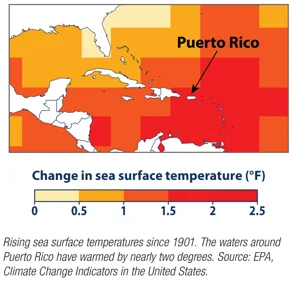
#> input picture asset_run_history/2026-06-08/0352_UTC/data/assets/thumbs/ast_99d9a78f563dbe.webp, 300 x 281 px
$ python build_hsd_apq001_quarantine_4x5_render_sandbox_v1.py --source-candidate ../asset_run_history/2026-06-08/0352_UTC/data/assets/thumbs/ast_99d9a78f563dbe.webp --reference-render ../asset_run_history/2026-06-08/0352_UTC/data/assets/thumbs/ast_a8af8f0c8e1938.webp
#> lines starting #> are read from the running program, lines starting #| are printed output that depends on the picture
### hsd_run_io.py
from __future__ import annotations

import csv
import io
import json
import os
import re
from pathlib import Path
from typing import Any, Callable, Dict, Iterable, List, Sequence


DEFAULT_VOLATILE_JSON_KEYS = frozenset(
    {
        "compiled_at",
        "compiled_at_local",
        "compiled_at_utc",
        "generated_at",
        "generated_at_local",
        "generated_at_utc",
        "reviewed_at",
        "reviewed_at_local",
        "reviewed_at_utc",
    }
)
DEFAULT_VOLATILE_JSON_SUFFIXES = (
    "_compiled_at",
    "_compiled_at_local",
    "_compiled_at_utc",
    "_generated_at",
    "_generated_at_local",
    "_generated_at_utc",
    "_reviewed_at",
    "_reviewed_at_local",
    "_reviewed_at_utc",
)
DEFAULT_VOLATILE_MARKDOWN_PREFIXES = (
    "Generated:",
    "Draft-copy generated at UTC:",
)


def run_output_dir() -> Path | None:
    raw = os.environ.get("HSD_RUN_OUTPUT_DIR", "").strip()
    if not raw:
        return None
    return Path(raw).resolve()


def output_path(path: str | Path) -> Path:
    p = Path(path)
    if p.is_absolute():
        return p
    root = run_output_dir()
    return root / p if root else p


# [18 lines left out: functions input_candidates, input_path, not called in this run]


def exists(path: str | Path) -> bool:
    return input_path(path).exists()


def is_file(path: str | Path) -> bool:
    return input_path(path).is_file()


def is_dir(path: str | Path) -> bool:
    return input_path(path).is_dir()


def _read_existing_text(path: Path, encoding: str) -> str | None:
    if not path.exists():
        return None
    try:
        return path.read_text(encoding=encoding)
    except Exception:
        return None


def _write_text_if_changed(path: Path, text: str, *, encoding: str, normalize: Callable[[str], str] | None = None) -> None:
    existing = _read_existing_text(path, encoding)
    if existing is not None:
        left = normalize(existing) if normalize else existing
        right = normalize(text) if normalize else text
        if left == right:
            return
    path.write_text(text, encoding=encoding)


def _is_volatile_json_key(key: str, volatile_keys: set[str]) -> bool:
    return key in volatile_keys or key.endswith(DEFAULT_VOLATILE_JSON_SUFFIXES)


# [11 lines left out: function _normalize_json_payload, not called in this run]


def _existing_json_matches(path: Path, payload: Any, volatile_keys: set[str]) -> bool:
    if not path.exists():
        return False
    try:
        existing = json.loads(path.read_text(encoding="utf-8", errors="replace"))
    except Exception:
        return False
    return _normalize_json_payload(existing, volatile_keys) == _normalize_json_payload(payload, volatile_keys)


# [37 lines left out: functions _normalize_csv_rows, _existing_csv_matches, strip_volatile_markdown_lines, not called in this run]


def write_text(
    path: str | Path,
    text: str,
    encoding: str = "utf-8",
    *,
    if_changed: bool = True,
    normalize: Callable[[str], str] | None = None,
) -> Path:
    out = output_path(path)
    out.parent.mkdir(parents=True, exist_ok=True)
    if if_changed:
        _write_text_if_changed(out, text, encoding=encoding, normalize=normalize)
    else:
        out.write_text(text, encoding=encoding)
    return out


def write_json(
    path: str | Path,
    payload: Any,
    *,
    volatile_keys: Iterable[str] | None = DEFAULT_VOLATILE_JSON_KEYS,
    if_changed: bool = True,
    **kwargs: Any,
) -> Path:
    if "indent" not in kwargs:
        kwargs["indent"] = 2
    out = output_path(path)
    out.parent.mkdir(parents=True, exist_ok=True)
    if if_changed and _existing_json_matches(out, payload, set(volatile_keys or ())):
        return out
    out.write_text(json.dumps(payload, **kwargs), encoding="utf-8")
    return out


# [50 lines left out: functions read_text, read_json, read_csv, write_csv, not called in this run]

### scripts/build_hsd_apq001_quarantine_4x5_render_sandbox_v1.py
from __future__ import annotations

import argparse
import hashlib
import json
import sys
from datetime import datetime, timezone
from pathlib import Path
from typing import Any, Iterable

sys.path.insert(0, str(Path(__file__).resolve().parents[1]))

from hsd_run_io import output_path, run_output_dir, strip_volatile_markdown_lines, write_json, write_text

try:
    from PIL import Image, ImageDraw, ImageFont, ImageOps, PngImagePlugin, UnidentifiedImageError
except Exception:  # pragma: no cover - handled at runtime
    Image = None  # type: ignore[assignment]
    ImageDraw = None  # type: ignore[assignment]
    ImageFont = None  # type: ignore[assignment]
    ImageOps = None  # type: ignore[assignment]
    PngImagePlugin = None  # type: ignore[assignment]
    UnidentifiedImageError = Exception  # type: ignore[assignment]


VERSION = "hsd-apq001-quarantine-4x5-render-sandbox-v1-review-only"
GENERATED_BY = "scripts/build_hsd_apq001_quarantine_4x5_render_sandbox_v1.py"
ROOT = Path(__file__).resolve().parents[1]
LATEST_FILES_ROOT = Path("outputs/local/latest/files")
OUT_DIR_REL = Path("apq001_quarantine_4x5_render_sandbox")
OUT_MANIFEST_REL = OUT_DIR_REL / "manifest.json"
OUT_REPORT_REL = OUT_DIR_REL / "report.md"
OUT_IMAGE_REL = OUT_DIR_REL / "prototype_ig_feed_4x5.png"
SOURCE_CANDIDATE_REL = Path(
    "data/assets/quarantine/review_only_candidates/action_photo_candidates/wnba/apq001/"
    "apq001_review_only_candidate.jpg"
)
REFERENCE_RENDER_REL = Path("render_handoff_top_packet/review_drafts/draft_preview_ig_feed.png")
CANVAS_SIZE = (1080, 1350)
WATERMARK_TEXT = "PROTOTYPE ONLY - APQ001 QUARANTINE LAYER"

FALSE_GUARDRAIL_FIELDS = [
    "review_only",
    "artifact_only",
    "image_edits",
    "asset_downloads",
    "new_downloads",
    "approval_state_change",
    "approved_marker_writes",
    "headshot_writes",
    "renderer_behavior_change",
    "publish_ready",
    "publishing",
    "move_files",
    "auto_publish",
]


def now_iso() -> str:
    return datetime.now(timezone.utc).isoformat()


def clean(value: Any) -> str:
    return " ".join(str(value or "").strip().split())


def truthy(value: Any) -> bool:
    return clean(value).lower() in {"1", "true", "yes", "y", "ready", "pass"}


def output_rel(path: Path) -> Path:
    if run_output_dir():
        return output_path(path)
    return output_path(LATEST_FILES_ROOT / path)


def input_candidates(path: Path) -> list[Path]:
    candidates: list[Path] = []
    run_root = run_output_dir()
    if run_root:
        candidates.append(run_root / path)
    candidates.append(LATEST_FILES_ROOT / path)
    candidates.append(path)
    return candidates


def find_input(path: Path) -> Path | None:
    for candidate in input_candidates(path):
        if candidate.exists() and candidate.is_file():
            return candidate.resolve()
    return None


def resolve_source_candidate(source_candidate: str) -> Path:
    source_path = Path(source_candidate)
    if source_path.as_posix() == SOURCE_CANDIDATE_REL.as_posix():
        return (ROOT / SOURCE_CANDIDATE_REL).resolve()
    if source_path.is_absolute():
        return source_path
    for candidate in (source_path, LATEST_FILES_ROOT / source_path):
        if candidate.exists() and candidate.is_file():
            return candidate.resolve()
    return source_path.resolve()


def sha256_file(path: Path) -> str:
    digest = hashlib.sha256()
    with path.open("rb") as handle:
        for chunk in iter(lambda: handle.read(1024 * 1024), b""):
            digest.update(chunk)
    return digest.hexdigest()


def load_font(size: int, bold: bool = True):
    if ImageFont is None:
        raise RuntimeError("Pillow is unavailable")
    candidates = [
        Path("C:/Windows/Fonts/arialbd.ttf") if bold else Path("C:/Windows/Fonts/arial.ttf"),
        Path("C:/Windows/Fonts/calibrib.ttf") if bold else Path("C:/Windows/Fonts/calibri.ttf"),
    ]
    for candidate in candidates:
        if candidate.exists():
            try:
                return ImageFont.truetype(candidate.as_posix(), size=size)
            except Exception:
                continue
    return ImageFont.load_default()


def measure(draw: Any, text: str, font: Any) -> tuple[int, int]:
    box = draw.textbbox((0, 0), text, font=font)
    return box[2] - box[0], box[3] - box[1]


def fit_source(source_path: Path, reference_path: Path | None) -> tuple[dict[str, Any], Any | None, str | None]:
    if Image is None or ImageOps is None:
        return {}, None, "pillow_unavailable"
    try:
        with Image.open(source_path) as source:
            image = source.convert("RGB")
    except FileNotFoundError:
        return {}, None, "missing_source"
    except (UnidentifiedImageError, OSError):
        return {}, None, "unreadable_source"

    if reference_path and reference_path.exists():
        reference_present = True
    else:
        reference_present = False

    canvas = ImageOps.fit(image, CANVAS_SIZE, method=Image.Resampling.LANCZOS, centering=(0.5, 0.42))
    canvas = canvas.convert("RGBA")
    return {"source_size": list(image.size), "reference_present": reference_present}, canvas, None


def add_vignette(canvas: Any) -> None:
    if Image is None or ImageDraw is None:
        return
    width, height = canvas.size
    overlay = Image.new("RGBA", canvas.size, (0, 0, 0, 0))
    draw = ImageDraw.Draw(overlay)

    # Dark scrim and soft edge falloff to keep the action-photo read legible.
    draw.rectangle((0, 0, width, height), fill=(5, 8, 12, 118))

    canvas.alpha_composite(overlay)


def add_score_rail(canvas: Any) -> None:
    if ImageDraw is None:
        return
    draw = ImageDraw.Draw(canvas)
    width, height = canvas.size

    # Open typography instead of a boxed roster-card panel.
    top_label_font = load_font(30, bold=True)
    score_font = load_font(132, bold=True)
    period_font = load_font(34, bold=True)
    small_font = load_font(24, bold=False)

    draw.text((72, 74), "QUARANTINE PROTOTYPE", font=top_label_font, fill=(236, 240, 245, 240))
    draw.text((72, 112), "ACTION PHOTO 4:5 SANDBOX", font=small_font, fill=(205, 212, 221, 220))
    draw.text((72, 186), "82", font=score_font, fill=(255, 245, 230, 255))
    draw.text((310, 212), "\u00b7", font=period_font, fill=(235, 238, 240, 235))
    draw.text((345, 186), "79", font=score_font, fill=(235, 238, 240, 225))
    draw.text((72, 340), "OPEN SCORE TYPOGRAPHY", font=small_font, fill=(220, 226, 233, 195))
    draw.line((72, 384, width - 72, 384), fill=(255, 255, 255, 48), width=2)


def add_lower_stat_strip(canvas: Any) -> None:
    if ImageDraw is None:
        return
    draw = ImageDraw.Draw(canvas)
    width, height = canvas.size
    strip_top = height - 170
    draw.line((72, strip_top, width - 72, strip_top), fill=(255, 255, 255, 52), width=1)

    label_font = load_font(24, bold=True)
    stat_font = load_font(31, bold=False)
    small_font = load_font(20, bold=False)

    draw.text((72, strip_top + 22), "APQ001 QUARANTINE LAYER", font=label_font, fill=(247, 247, 244, 248))
    draw.text((72, strip_top + 60), "PTS 22 \u00b7 REB 7 \u00b7 AST 5 \u00b7 TOV 2", font=stat_font, fill=(232, 238, 244, 232))
    draw.text((72, strip_top + 104), "RAW EDITORIAL STUDY ONLY", font=small_font, fill=(203, 211, 221, 210))


def add_watermark(canvas: Any) -> None:
    if Image is None or ImageDraw is None:
        return
    width, height = canvas.size
    overlay = Image.new("RGBA", canvas.size, (0, 0, 0, 0))
    edge_draw = ImageDraw.Draw(overlay)
    tiny_font = load_font(18, bold=True)
    watermark_font = load_font(34, bold=True)

    # Keep the burn-in visible, but move it away from the primary score and label areas.
    edge_draw.text((72, 34), WATERMARK_TEXT, font=tiny_font, fill=(255, 255, 255, 108))
    edge_draw.text((72, height - 40), WATERMARK_TEXT, font=tiny_font, fill=(255, 255, 255, 96))

    diagonal = Image.new("RGBA", canvas.size, (0, 0, 0, 0))
    diag_draw = ImageDraw.Draw(diagonal)
    diag_draw.text((120, height // 2 - 22), WATERMARK_TEXT, font=watermark_font, fill=(255, 255, 255, 36))
    diag_draw.text((420, height // 2 + 78), WATERMARK_TEXT, font=watermark_font, fill=(255, 255, 255, 28))
    diagonal = diagonal.rotate(-18, resample=Image.Resampling.BICUBIC, expand=False, center=(width // 2, height // 2))
    canvas.alpha_composite(diagonal)
    canvas.alpha_composite(overlay)


def render_canvas(source_path: Path, reference_path: Path | None) -> tuple[Any | None, dict[str, Any], str | None]:
    base_info, canvas, issue = fit_source(source_path, reference_path)
    if issue or canvas is None:
        return None, base_info, issue
    add_vignette(canvas)
    add_score_rail(canvas)
    add_lower_stat_strip(canvas)
    add_watermark(canvas)
    canvas.info["burn_in_label"] = WATERMARK_TEXT
    canvas.info["handoff_status"] = "quarantine_review_lock"
    canvas.info["review_only"] = "true"
    canvas.info["artifact_only"] = "true"
    canvas.info["image_edits"] = "false"
    canvas.info["asset_downloads"] = "false"
    canvas.info["publish_ready"] = "false"
    canvas.info["publishing"] = "false"
    return canvas, base_info, None


def render_report(payload: dict[str, Any]) -> str:
    if payload["status"] != "apq001_quarantine_4x5_render_sandbox_ready":
        return f"""# APQ001 Quarantine 4x5 Render Sandbox

Status: `{payload['status']}`
Version: `{payload['version']}`
Generated: `{payload['generated_at_utc']}`

This sandbox is blocked because the APQ001 quarantine source image could not be found or opened.

## Missing Input

- Required source candidate: `{payload['source_candidate_path']}`

## Next Step

Provide the exact missing file path if the candidate was moved, renamed, or not checked out in this worktree. Do not approve anything, do not download anything, and do not treat this as a production renderer change.
"""

    return f"""# APQ001 Quarantine 4x5 Render Sandbox

Status: `{payload['status']}`
Version: `{payload['version']}`
Generated: `{payload['generated_at_utc']}`

This is a review-only quarantine sandbox. It reads the APQ001 quarantine source image as input and writes a new 4:5 prototype PNG only in the sandbox output directory. It does not approve the asset, does not move files, does not create `.approved` markers, does not publish, and does not change production renderer behavior.

## Output

- Sandbox PNG: `{payload['output_png_path']}`
- Handoff status: `{payload['handoff_status']}`
- Burn-in label: `{payload['burn_in_label']}`
- Reference render present: `{payload['reference_render_present']}`

## Guardrails

- review_only=true
- artifact_only=true
- image_edits=false
- asset_downloads=false
- new_downloads=false
- approval_state_change=false
- approved_marker_writes=false
- headshot_writes=false
- renderer_behavior_change=false
- publish_ready=false
- publishing=false
- move_files=false
- auto_publish=false

## Prototype Notes

- Full-bleed action-photo crop with a dark scrim and vignette.
- Open score typography instead of a boxed roster-card layout.
- Lightweight lower stat strip with middle dots.
- Visible burn-in watermark: `PROTOTYPE ONLY - APQ001 QUARANTINE LAYER`.
"""


def build_payload(args: argparse.Namespace) -> dict[str, Any]:
    source_path = resolve_source_candidate(args.source_candidate)
    reference_path = find_input(Path(args.reference_render)) if args.reference_render else None
    out_dir = output_rel(OUT_DIR_REL)
    out_dir.mkdir(parents=True, exist_ok=True)

    manifest: dict[str, Any] = {
        "version": VERSION,
        "generated_by": GENERATED_BY,
        "generated_at_utc": now_iso(),
        "source_candidate_path": Path(args.source_candidate).as_posix(),
        "reference_render_path": Path(args.reference_render).as_posix(),
        "output_dir": str(out_dir),
        "output_png_path": str(output_rel(OUT_IMAGE_REL)),
        "report_path": str(output_rel(OUT_REPORT_REL)),
        "handoff_status": "quarantine_review_lock",
        "burn_in_label": WATERMARK_TEXT,
        "review_only": True,
        "artifact_only": True,
        "image_edits": False,
        "asset_downloads": False,
        "new_downloads": False,
        "approval_state_change": False,
        "approved_marker_writes": False,
        "headshot_writes": False,
        "renderer_behavior_change": False,
        "publish_ready": False,
        "publishing": False,
        "move_files": False,
        "auto_publish": False,
        "reference_render_present": bool(reference_path and reference_path.exists()),
    }

    if not source_path.exists():
        manifest.update(
            {
                "status": "apq001_quarantine_4x5_render_sandbox_blocked_missing_source",
                "source_candidate_present": False,
                "source_candidate_readable": False,
                "source_candidate_sha256": "",
                "source_size": [],
                "validation_issue": "missing_source",
                "validation_issue_count": 1,
            }
        )
        write_json(output_rel(OUT_MANIFEST_REL), manifest, sort_keys=True)
        write_text(output_rel(OUT_REPORT_REL), render_report(manifest), normalize=strip_volatile_markdown_lines)
        return manifest

    canvas, base_info, issue = render_canvas(source_path, reference_path)
#> in fit_source, source is the input picture: PIL image 300x281 RGB; mean R, G, B 235.9, 177.5, 152.4
#> in fit_source, `canvas = ImageOps.fit(image, CANVAS_SIZE, method=Image.Resampling.LANC..`:
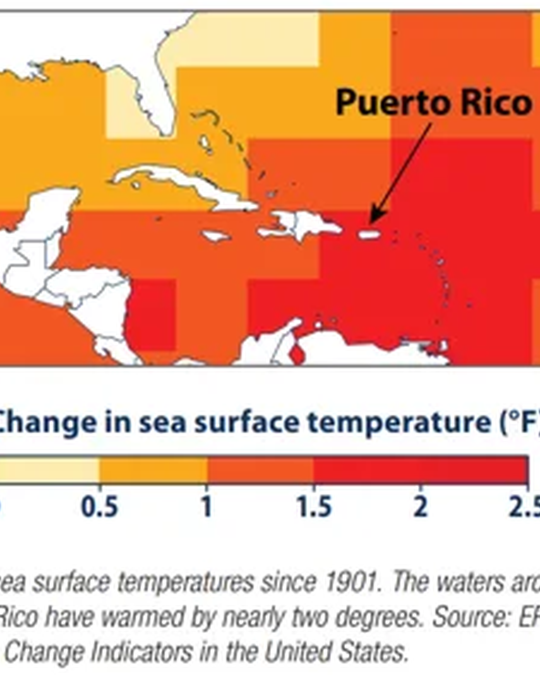
#> canvas: PIL image 1080x1350 RGB (shown at 1/2 size); mean R, G, B 233.2, 169.3, 143.4
#> in render_canvas, `base_info, canvas, issue = fit_source(source_path, reference_path)`: base_info = {'source_size': [300, 281], 'reference_present': True}
#> in add_vignette, `canvas.alpha_composite(overlay)`:
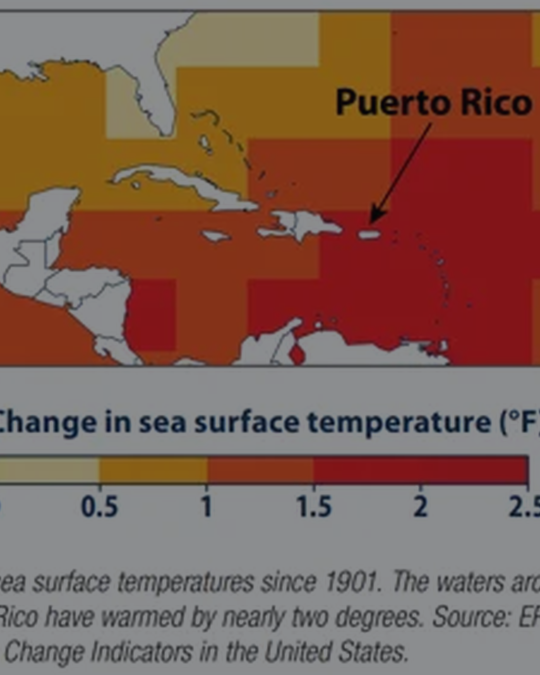
#> canvas: PIL image 1080x1350 RGBA (shown at 1/2 size); mean R, G, B, A 127.5, 94.7, 82.7, 255
    if issue or canvas is None:
        validation_issue = "unreadable_source" if issue == "unreadable_source" else "pillow_unavailable" if issue == "pillow_unavailable" else "missing_source"
        manifest.update(
            {
                "status": f"apq001_quarantine_4x5_render_sandbox_blocked_{validation_issue}",
                "source_candidate_present": True,
                "source_candidate_readable": False,
                "source_candidate_sha256": sha256_file(source_path) if source_path.exists() else "",
                "source_size": base_info.get("source_size", []),
                "validation_issue": validation_issue,
                "validation_issue_count": 1,
            }
        )
        write_json(output_rel(OUT_MANIFEST_REL), manifest, sort_keys=True)
        write_text(output_rel(OUT_REPORT_REL), render_report(manifest), normalize=strip_volatile_markdown_lines)
        return manifest

    png_info = PngImagePlugin.PngInfo() if PngImagePlugin is not None else None
    metadata_items = {
        "version": VERSION,
        "handoff_status": "quarantine_review_lock",
        "burn_in_label": WATERMARK_TEXT,
        "review_only": "true",
        "artifact_only": "true",
        "image_edits": "false",
        "asset_downloads": "false",
        "publish_ready": "false",
        "publishing": "false",
        "move_files": "false",
    }
    if png_info is not None:
        for key, value in metadata_items.items():
            png_info.add_text(key, str(value))

    output_png = output_rel(OUT_IMAGE_REL)
    canvas.save(output_png, pnginfo=png_info)
    manifest.update(
        {
            "status": "apq001_quarantine_4x5_render_sandbox_ready",
            "source_candidate_present": True,
            "source_candidate_readable": True,
            "source_candidate_sha256": sha256_file(source_path),
            "source_size": base_info.get("source_size", []),
            "render_size": list(CANVAS_SIZE),
            "validation_issue": "",
            "validation_issue_count": 0,
            "png_metadata_keys": sorted(metadata_items.keys()),
        }
    )
    write_json(output_rel(OUT_MANIFEST_REL), manifest, sort_keys=True)
    write_text(output_rel(OUT_REPORT_REL), render_report(manifest), normalize=strip_volatile_markdown_lines)
    return manifest


def parse_args(argv: list[str] | None = None) -> argparse.Namespace:
    parser = argparse.ArgumentParser(description="Build an APQ001 quarantine-only 4:5 render sandbox.")
    parser.add_argument(
        "--source-candidate",
        default=SOURCE_CANDIDATE_REL.as_posix(),
        help="Quarantine source image path to read in review-only mode.",
    )
    parser.add_argument(
        "--reference-render",
        default=REFERENCE_RENDER_REL.as_posix(),
        help="Optional review-only reference render path.",
    )
    return parser.parse_args(argv)


def main(argv: list[str] | None = None) -> int:
    payload = build_payload(parse_args(argv))
#> payload = 33 items
    print(
        json.dumps(
            {
                "version": VERSION,
                "status": payload["status"],
                "output_png_path": payload["output_png_path"],
                "validation_issue_count": payload["validation_issue_count"],
            },
            indent=2,
            sort_keys=True,
        )
    )
#| {
#|   "output_png_path": "outputs/local/latest/files/apq001_quarantine_4x5_render_sandbox/prototype_ig_feed_4x5.png",
#|   "status": "apq001_quarantine_4x5_render_sandbox_ready",
#|   "validation_issue_count": 0,
#|   "version": "hsd-apq001-quarantine-4x5-render-sandbox-v1-review-only"
#| }
    return 1 if payload["validation_issue_count"] else 0


if __name__ == "__main__":
    raise SystemExit(main())
#> (the program exits here)

$ run again, on asset_run_history/2026-06-08/0352_UTC/data/assets/thumbs/ast_a91a4e12413928.webp
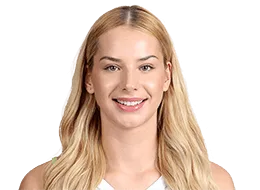
#> input picture asset_run_history/2026-06-08/0352_UTC/data/assets/thumbs/ast_a91a4e12413928.webp, 260 x 190 px
#> in fit_source, source is the input picture: PIL image 260x190 RGBA; mean R, G, B, A 104.6, 85.2, 72.2, 117.8
#> in fit_source, `canvas = ImageOps.fit(image, CANVAS_SIZE, method=Image.Resampling.LANC..`:
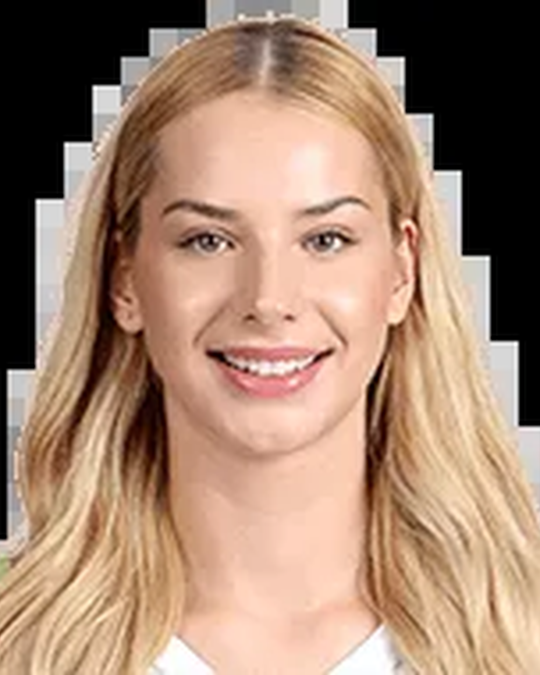
#> canvas: PIL image 1080x1350 RGB (shown at 1/2 size); mean R, G, B 164.2, 133.3, 112.7
#> in render_canvas, `base_info, canvas, issue = fit_source(source_path, reference_path)`: base_info = {'source_size': [260, 190], 'reference_present': True}
#> in add_vignette, `canvas.alpha_composite(overlay)`:
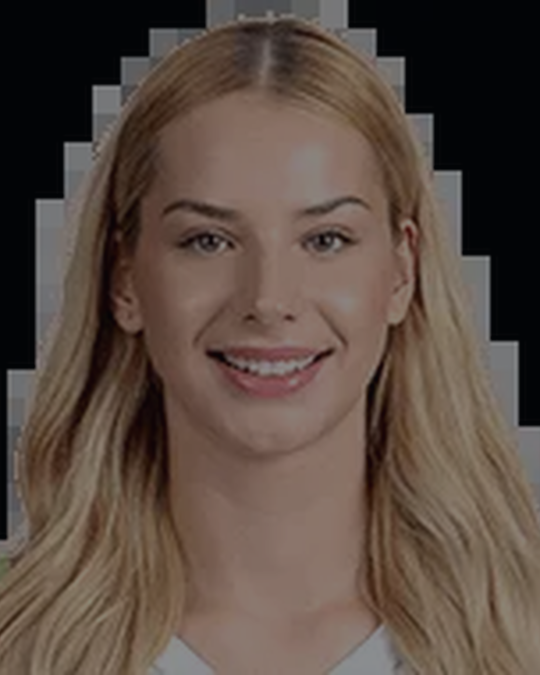
#> canvas: PIL image 1080x1350 RGBA (shown at 1/2 size); mean R, G, B, A 90.5, 75.4, 66.2, 255
#> payload = 33 items
#| {
#|   "output_png_path": "outputs/local/latest/files/apq001_quarantine_4x5_render_sandbox/prototype_ig_feed_4x5.png",
#|   "status": "apq001_quarantine_4x5_render_sandbox_ready",
#|   "validation_issue_count": 0,
#|   "version": "hsd-apq001-quarantine-4x5-render-sandbox-v1-review-only"
#| }
